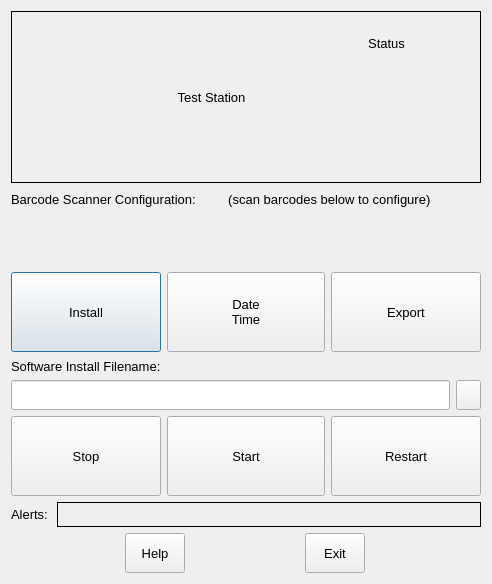
<?xml version="1.0" encoding="UTF-8"?>
<ui version="4.0">
 <class>TestStationExecutiveDialog</class>
 <widget class="QDialog" name="TestStationExecutiveDialog">
  <property name="geometry">
   <rect>
    <x>0</x>
    <y>0</y>
    <width>492</width>
    <height>584</height>
   </rect>
  </property>
  <property name="sizePolicy">
   <sizepolicy hsizetype="Fixed" vsizetype="Fixed">
    <horstretch>0</horstretch>
    <verstretch>0</verstretch>
   </sizepolicy>
  </property>
  <property name="minimumSize">
   <size>
    <width>492</width>
    <height>584</height>
   </size>
  </property>
  <property name="maximumSize">
   <size>
    <width>492</width>
    <height>595</height>
   </size>
  </property>
  <property name="windowTitle">
   <string>Test Station</string>
  </property>
  <property name="windowIcon">
   <iconset resource="boardTestStationExecutive.qrc">
    <normaloff>:/images/test_server_window_icon.png</normaloff>:/images/test_server_window_icon.png</iconset>
  </property>
  <layout class="QVBoxLayout" name="verticalLayout">
   <item>
    <widget class="QFrame" name="horizontalFrame_3">
     <property name="frameShape">
      <enum>QFrame::Box</enum>
     </property>
     <layout class="QHBoxLayout" name="horizontalLayout_5">
      <item>
       <widget class="QLabel" name="label_2">
        <property name="minimumSize">
         <size>
          <width>100</width>
          <height>100</height>
         </size>
        </property>
        <property name="maximumSize">
         <size>
          <width>100</width>
          <height>100</height>
         </size>
        </property>
        <property name="text">
         <string/>
        </property>
        <property name="pixmap">
         <pixmap resource="boardTestStationExecutive.qrc">:/images/test_server.png</pixmap>
        </property>
        <property name="scaledContents">
         <bool>true</bool>
        </property>
       </widget>
      </item>
      <item>
       <widget class="QLabel" name="testStationInfoLabel">
        <property name="font">
         <font>
          <family>Arial</family>
          <pointsize>10</pointsize>
         </font>
        </property>
        <property name="toolTip">
         <string>Executive controls all aspects of the Test Station</string>
        </property>
        <property name="text">
         <string>Test Station</string>
        </property>
        <property name="alignment">
         <set>Qt::AlignCenter</set>
        </property>
       </widget>
      </item>
      <item>
       <layout class="QVBoxLayout" name="verticalLayout_2">
        <item>
         <widget class="QLabel" name="statusTextLabel">
          <property name="maximumSize">
           <size>
            <width>16777215</width>
            <height>30</height>
           </size>
          </property>
          <property name="font">
           <font>
            <family>Arial</family>
            <pointsize>10</pointsize>
           </font>
          </property>
          <property name="text">
           <string>Status</string>
          </property>
          <property name="alignment">
           <set>Qt::AlignBottom|Qt::AlignHCenter</set>
          </property>
         </widget>
        </item>
        <item>
         <widget class="QLabel" name="testStationStatusLabel">
          <property name="text">
           <string/>
          </property>
          <property name="pixmap">
           <pixmap resource="boardTestStationExecutive.qrc">:/images/red_status.png</pixmap>
          </property>
          <property name="alignment">
           <set>Qt::AlignHCenter|Qt::AlignTop</set>
          </property>
         </widget>
        </item>
       </layout>
      </item>
     </layout>
    </widget>
   </item>
   <item>
    <layout class="QHBoxLayout" name="barcodeScannerConfiguration">
     <item>
      <widget class="QLabel" name="label_3">
       <property name="minimumSize">
        <size>
         <width>0</width>
         <height>20</height>
        </size>
       </property>
       <property name="maximumSize">
        <size>
         <width>16777215</width>
         <height>20</height>
        </size>
       </property>
       <property name="font">
        <font>
         <family>Arial</family>
         <pointsize>10</pointsize>
        </font>
       </property>
       <property name="text">
        <string>Barcode Scanner Configuration:         (scan barcodes below to configure)</string>
       </property>
      </widget>
     </item>
    </layout>
   </item>
   <item>
    <layout class="QHBoxLayout" name="horizontalLayout_6">
     <item>
      <widget class="QLabel" name="addCrSuffixLabel">
       <property name="minimumSize">
        <size>
         <width>0</width>
         <height>51</height>
        </size>
       </property>
       <property name="maximumSize">
        <size>
         <width>16777215</width>
         <height>51</height>
        </size>
       </property>
       <property name="text">
        <string/>
       </property>
       <property name="pixmap">
        <pixmap resource="boardTestStationExecutive.qrc">:/images/scanner_usb_serial_config_barcode.png</pixmap>
       </property>
      </widget>
     </item>
     <item>
      <spacer name="horizontalSpacer">
       <property name="orientation">
        <enum>Qt::Horizontal</enum>
       </property>
       <property name="sizeHint" stdset="0">
        <size>
         <width>40</width>
         <height>20</height>
        </size>
       </property>
      </spacer>
     </item>
     <item>
      <widget class="QLabel" name="usbSerialLabel">
       <property name="minimumSize">
        <size>
         <width>0</width>
         <height>51</height>
        </size>
       </property>
       <property name="maximumSize">
        <size>
         <width>16777215</width>
         <height>51</height>
        </size>
       </property>
       <property name="text">
        <string/>
       </property>
       <property name="pixmap">
        <pixmap resource="boardTestStationExecutive.qrc">:/images/scanner_cr_suffix_config_barcode.png</pixmap>
       </property>
      </widget>
     </item>
    </layout>
   </item>
   <item>
    <layout class="QHBoxLayout" name="horizontalLayout">
     <item>
      <widget class="QPushButton" name="installSoftwarePushButton">
       <property name="minimumSize">
        <size>
         <width>150</width>
         <height>80</height>
        </size>
       </property>
       <property name="maximumSize">
        <size>
         <width>150</width>
         <height>80</height>
        </size>
       </property>
       <property name="font">
        <font>
         <family>Arial</family>
         <pointsize>10</pointsize>
        </font>
       </property>
       <property name="toolTip">
        <string>Depress to install software</string>
       </property>
       <property name="text">
        <string>Install</string>
       </property>
       <property name="icon">
        <iconset resource="boardTestStationExecutive.qrc">
         <normaloff>:/images/software_install.png</normaloff>:/images/software_install.png</iconset>
       </property>
       <property name="iconSize">
        <size>
         <width>60</width>
         <height>60</height>
        </size>
       </property>
      </widget>
     </item>
     <item>
      <widget class="QPushButton" name="dateTimePushButton">
       <property name="minimumSize">
        <size>
         <width>0</width>
         <height>80</height>
        </size>
       </property>
       <property name="font">
        <font>
         <family>Arial</family>
         <pointsize>10</pointsize>
        </font>
       </property>
       <property name="text">
        <string>Date
Time</string>
       </property>
       <property name="icon">
        <iconset resource="boardTestStationExecutive.qrc">
         <normaloff>:/images/dateTimeIcon.png</normaloff>:/images/dateTimeIcon.png</iconset>
       </property>
       <property name="iconSize">
        <size>
         <width>60</width>
         <height>60</height>
        </size>
       </property>
      </widget>
     </item>
     <item>
      <widget class="QPushButton" name="exportDbPushButton">
       <property name="minimumSize">
        <size>
         <width>0</width>
         <height>80</height>
        </size>
       </property>
       <property name="maximumSize">
        <size>
         <width>150</width>
         <height>80</height>
        </size>
       </property>
       <property name="font">
        <font>
         <family>Arial</family>
         <pointsize>10</pointsize>
        </font>
       </property>
       <property name="toolTip">
        <string>Export Test Station Database to USB Thumb Drive</string>
       </property>
       <property name="text">
        <string>Export</string>
       </property>
       <property name="icon">
        <iconset resource="boardTestStationExecutive.qrc">
         <normaloff>:/images/export_database.png</normaloff>:/images/export_database.png</iconset>
       </property>
       <property name="iconSize">
        <size>
         <width>60</width>
         <height>60</height>
        </size>
       </property>
      </widget>
     </item>
    </layout>
   </item>
   <item>
    <widget class="QLabel" name="label">
     <property name="minimumSize">
      <size>
       <width>0</width>
       <height>16</height>
      </size>
     </property>
     <property name="maximumSize">
      <size>
       <width>16777215</width>
       <height>16</height>
      </size>
     </property>
     <property name="font">
      <font>
       <family>Arial</family>
       <pointsize>10</pointsize>
      </font>
     </property>
     <property name="text">
      <string>Software Install Filename:</string>
     </property>
    </widget>
   </item>
   <item>
    <layout class="QHBoxLayout" name="horizontalLayout_2">
     <property name="topMargin">
      <number>0</number>
     </property>
     <item>
      <widget class="QLineEdit" name="softwareUpgradeFilenameLineEdit">
       <property name="minimumSize">
        <size>
         <width>0</width>
         <height>25</height>
        </size>
       </property>
       <property name="maximumSize">
        <size>
         <width>16777215</width>
         <height>30</height>
        </size>
       </property>
       <property name="font">
        <font>
         <family>Arial</family>
         <pointsize>10</pointsize>
        </font>
       </property>
       <property name="toolTip">
        <string>Enter or select install file via folder button on right</string>
       </property>
       <property name="alignment">
        <set>Qt::AlignBottom|Qt::AlignHCenter</set>
       </property>
      </widget>
     </item>
     <item>
      <widget class="QPushButton" name="folderPushButton">
       <property name="sizePolicy">
        <sizepolicy hsizetype="Minimum" vsizetype="Preferred">
         <horstretch>0</horstretch>
         <verstretch>0</verstretch>
        </sizepolicy>
       </property>
       <property name="minimumSize">
        <size>
         <width>25</width>
         <height>30</height>
        </size>
       </property>
       <property name="maximumSize">
        <size>
         <width>25</width>
         <height>30</height>
        </size>
       </property>
       <property name="toolTip">
        <string>Depress to select software install file</string>
       </property>
       <property name="text">
        <string/>
       </property>
       <property name="icon">
        <iconset resource="boardTestStationExecutive.qrc">
         <normaloff>:/images/folder.png</normaloff>:/images/folder.png</iconset>
       </property>
      </widget>
     </item>
    </layout>
   </item>
   <item>
    <layout class="QHBoxLayout" name="horizontalLayout_3">
     <item>
      <widget class="QPushButton" name="stopServerPushbutton">
       <property name="minimumSize">
        <size>
         <width>150</width>
         <height>80</height>
        </size>
       </property>
       <property name="maximumSize">
        <size>
         <width>150</width>
         <height>80</height>
        </size>
       </property>
       <property name="font">
        <font>
         <family>Arial</family>
         <pointsize>10</pointsize>
        </font>
       </property>
       <property name="toolTip">
        <string>Stop the Test Station Executive</string>
       </property>
       <property name="text">
        <string>Stop</string>
       </property>
       <property name="icon">
        <iconset resource="boardTestStationExecutive.qrc">
         <normaloff>:/images/stop_server.png</normaloff>:/images/stop_server.png</iconset>
       </property>
       <property name="iconSize">
        <size>
         <width>60</width>
         <height>60</height>
        </size>
       </property>
      </widget>
     </item>
     <item>
      <widget class="QPushButton" name="startServerPushButton">
       <property name="minimumSize">
        <size>
         <width>150</width>
         <height>80</height>
        </size>
       </property>
       <property name="maximumSize">
        <size>
         <width>16777215</width>
         <height>80</height>
        </size>
       </property>
       <property name="font">
        <font>
         <family>Arial</family>
         <pointsize>10</pointsize>
        </font>
       </property>
       <property name="toolTip">
        <string>Start the Test Station Executive</string>
       </property>
       <property name="text">
        <string>Start</string>
       </property>
       <property name="icon">
        <iconset resource="boardTestStationExecutive.qrc">
         <normaloff>:/images/start_server.png</normaloff>:/images/start_server.png</iconset>
       </property>
       <property name="iconSize">
        <size>
         <width>60</width>
         <height>60</height>
        </size>
       </property>
      </widget>
     </item>
     <item>
      <widget class="QPushButton" name="restartServerPushButton">
       <property name="minimumSize">
        <size>
         <width>150</width>
         <height>80</height>
        </size>
       </property>
       <property name="maximumSize">
        <size>
         <width>150</width>
         <height>80</height>
        </size>
       </property>
       <property name="font">
        <font>
         <family>Arial</family>
         <pointsize>10</pointsize>
        </font>
       </property>
       <property name="toolTip">
        <string>Restart the Test Station Executive</string>
       </property>
       <property name="text">
        <string>Restart</string>
       </property>
       <property name="icon">
        <iconset resource="boardTestStationExecutive.qrc">
         <normaloff>:/images/restart_server.png</normaloff>:/images/restart_server.png</iconset>
       </property>
       <property name="iconSize">
        <size>
         <width>60</width>
         <height>60</height>
        </size>
       </property>
      </widget>
     </item>
    </layout>
   </item>
   <item>
    <layout class="QHBoxLayout" name="horizontalLayout_4">
     <item>
      <widget class="QLabel" name="label_4">
       <property name="minimumSize">
        <size>
         <width>40</width>
         <height>0</height>
        </size>
       </property>
       <property name="maximumSize">
        <size>
         <width>40</width>
         <height>16777215</height>
        </size>
       </property>
       <property name="font">
        <font>
         <family>Arial</family>
         <pointsize>10</pointsize>
        </font>
       </property>
       <property name="text">
        <string>Alerts:</string>
       </property>
      </widget>
     </item>
     <item>
      <widget class="QLabel" name="statusLabel">
       <property name="minimumSize">
        <size>
         <width>0</width>
         <height>25</height>
        </size>
       </property>
       <property name="maximumSize">
        <size>
         <width>16777215</width>
         <height>25</height>
        </size>
       </property>
       <property name="font">
        <font>
         <family>Arial</family>
         <pointsize>10</pointsize>
        </font>
       </property>
       <property name="frameShape">
        <enum>QFrame::Box</enum>
       </property>
       <property name="text">
        <string/>
       </property>
      </widget>
     </item>
    </layout>
   </item>
   <item>
    <layout class="QHBoxLayout" name="horizontalLayout_7">
     <item>
      <widget class="QPushButton" name="helpPushButton">
       <property name="minimumSize">
        <size>
         <width>60</width>
         <height>40</height>
        </size>
       </property>
       <property name="maximumSize">
        <size>
         <width>60</width>
         <height>40</height>
        </size>
       </property>
       <property name="font">
        <font>
         <family>Arial</family>
         <pointsize>10</pointsize>
        </font>
       </property>
       <property name="text">
        <string>Help</string>
       </property>
       <property name="autoDefault">
        <bool>false</bool>
       </property>
      </widget>
     </item>
     <item>
      <widget class="QPushButton" name="exitPushbutton">
       <property name="minimumSize">
        <size>
         <width>60</width>
         <height>40</height>
        </size>
       </property>
       <property name="maximumSize">
        <size>
         <width>60</width>
         <height>40</height>
        </size>
       </property>
       <property name="font">
        <font>
         <family>Arial</family>
         <pointsize>10</pointsize>
        </font>
       </property>
       <property name="text">
        <string>Exit</string>
       </property>
       <property name="autoDefault">
        <bool>false</bool>
       </property>
      </widget>
     </item>
    </layout>
   </item>
  </layout>
 </widget>
 <resources>
  <include location="boardTestStationExecutive.qrc"/>
 </resources>
 <connections/>
</ui>
